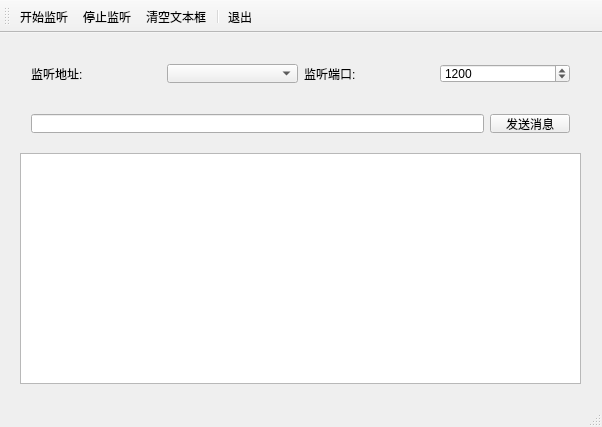
<?xml version="1.0" encoding="UTF-8"?>
<ui version="4.0">
 <class>MainWindow</class>
 <widget class="QMainWindow" name="MainWindow">
  <property name="geometry">
   <rect>
    <x>0</x>
    <y>0</y>
    <width>602</width>
    <height>427</height>
   </rect>
  </property>
  <property name="windowTitle">
   <string>MainWindow</string>
  </property>
  <widget class="QWidget" name="centralWidget">
   <widget class="QWidget" name="horizontalLayoutWidget">
    <property name="geometry">
     <rect>
      <x>20</x>
      <y>20</y>
      <width>561</width>
      <height>41</height>
     </rect>
    </property>
    <layout class="QHBoxLayout" name="horizontalLayout">
     <item>
      <widget class="QLabel" name="label">
       <property name="text">
        <string>监听地址:</string>
       </property>
      </widget>
     </item>
     <item>
      <widget class="QComboBox" name="comboIP"/>
     </item>
     <item>
      <widget class="QLabel" name="label_2">
       <property name="text">
        <string>监听端口:</string>
       </property>
      </widget>
     </item>
     <item>
      <widget class="QSpinBox" name="spinPort">
       <property name="maximum">
        <number>65535</number>
       </property>
       <property name="value">
        <number>1200</number>
       </property>
      </widget>
     </item>
    </layout>
   </widget>
   <widget class="QWidget" name="horizontalLayoutWidget_2">
    <property name="geometry">
     <rect>
      <x>20</x>
      <y>70</y>
      <width>561</width>
      <height>41</height>
     </rect>
    </property>
    <layout class="QHBoxLayout" name="horizontalLayout_2">
     <item>
      <widget class="QLineEdit" name="editMsg"/>
     </item>
     <item>
      <widget class="QPushButton" name="btnSend">
       <property name="text">
        <string>发送消息</string>
       </property>
      </widget>
     </item>
    </layout>
   </widget>
   <widget class="QPlainTextEdit" name="plainTextEdit">
    <property name="geometry">
     <rect>
      <x>20</x>
      <y>120</y>
      <width>561</width>
      <height>231</height>
     </rect>
    </property>
   </widget>
  </widget>
  <widget class="QMenuBar" name="menuBar">
   <property name="geometry">
    <rect>
     <x>0</x>
     <y>0</y>
     <width>602</width>
     <height>22</height>
    </rect>
   </property>
  </widget>
  <widget class="QToolBar" name="mainToolBar">
   <attribute name="toolBarArea">
    <enum>TopToolBarArea</enum>
   </attribute>
   <attribute name="toolBarBreak">
    <bool>false</bool>
   </attribute>
   <addaction name="actStart"/>
   <addaction name="actStop"/>
   <addaction name="actClear"/>
   <addaction name="separator"/>
   <addaction name="actQuit"/>
  </widget>
  <widget class="QStatusBar" name="statusBar"/>
  <action name="actStart">
   <property name="text">
    <string>开始监听</string>
   </property>
   <property name="toolTip">
    <string>开始监听</string>
   </property>
  </action>
  <action name="actStop">
   <property name="text">
    <string>停止监听</string>
   </property>
   <property name="toolTip">
    <string>停止监听</string>
   </property>
  </action>
  <action name="actClear">
   <property name="text">
    <string>清空文本框</string>
   </property>
   <property name="toolTip">
    <string>清空文本框</string>
   </property>
  </action>
  <action name="actQuit">
   <property name="text">
    <string>退出</string>
   </property>
   <property name="toolTip">
    <string>退出</string>
   </property>
  </action>
 </widget>
 <layoutdefault spacing="6" margin="11"/>
 <resources/>
 <connections/>
</ui>
